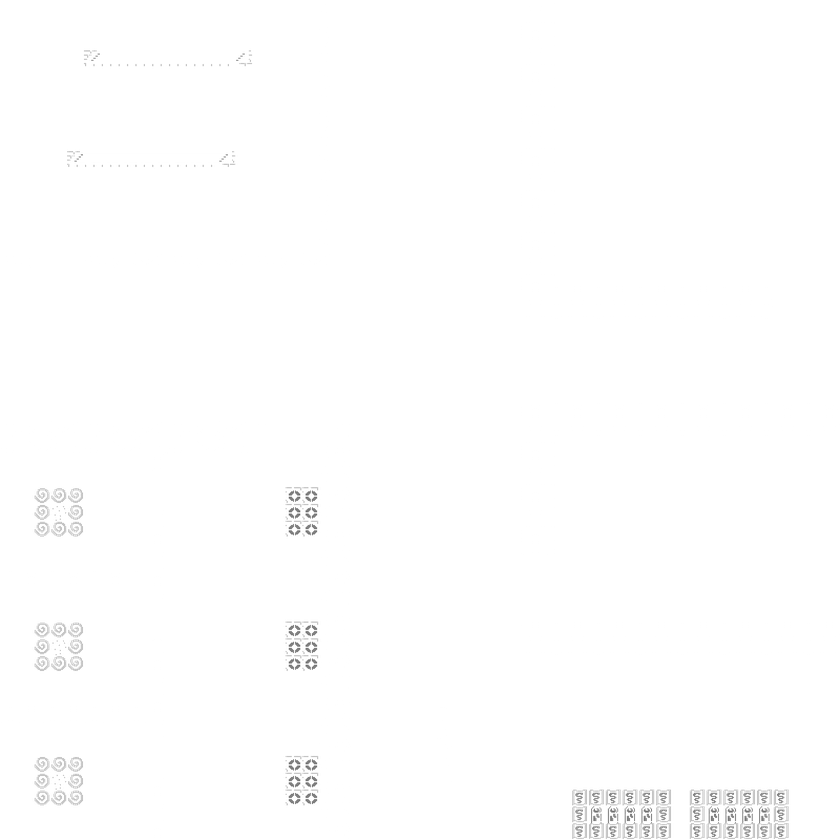
#> input picture assets/map/test/map.png, 840 x 840 px, shrunk from 1600 x 1600 before the run, found by its file name; its folder holds only this picture in this run
$ python map_shades.py
#> lines starting #> are read from the running program, lines starting #| are printed output that depends on the picture
import json
import os

import imageio
import numpy


def rgb2gray(rgb):
    return numpy.dot(rgb[..., :3], [0.2989, 0.5870, 0.1140])


def dothing(im):
#> called with im = 'test'
    img = rgb2gray(imageio.imread("./assets/map/" + im + "/map.png"))
#> in rgb2gray, `return numpy.dot(rgb[..., :3], [0.2989, 0.5870, 0.1140])`:
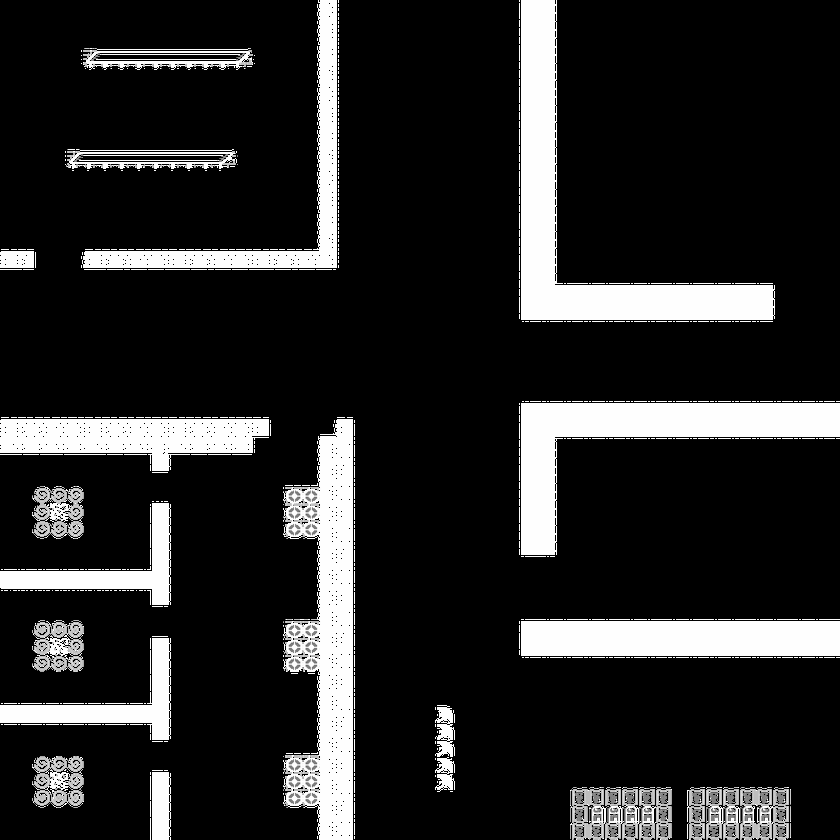
#> returned value: shape (840, 840) float64; min 0, max 255, mean 40.4
#> (the run stopped early here; a loop or call above may not have finished)
